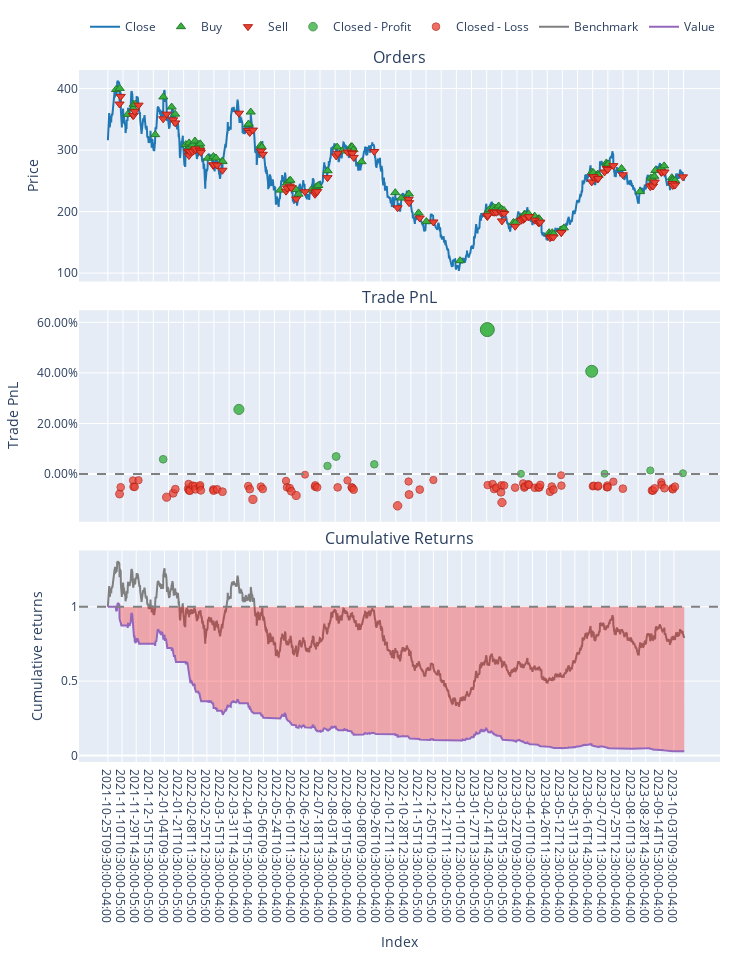

Notebook source saved alongside this figure:
### Code cell
ticker =  'tsla'
interval = '1h'
duration = 720

# interval = '1d'
# duration = 90
vbt.settings.portfolio["fees"] = 0.01 # 0.25%
vbt.settings.portfolio["slippage"] = 0.01 # 0.25%
# vbt.settings.portfolio["size"] = 100
# vbt.settings.portfolio["accumulate"] = False
vbt.settings.portfolio["allow_partial"] = False

strategy = 'PSMA'
daily_report(ticker, tf=interval, days=duration, stratName = strategy,period=50)
